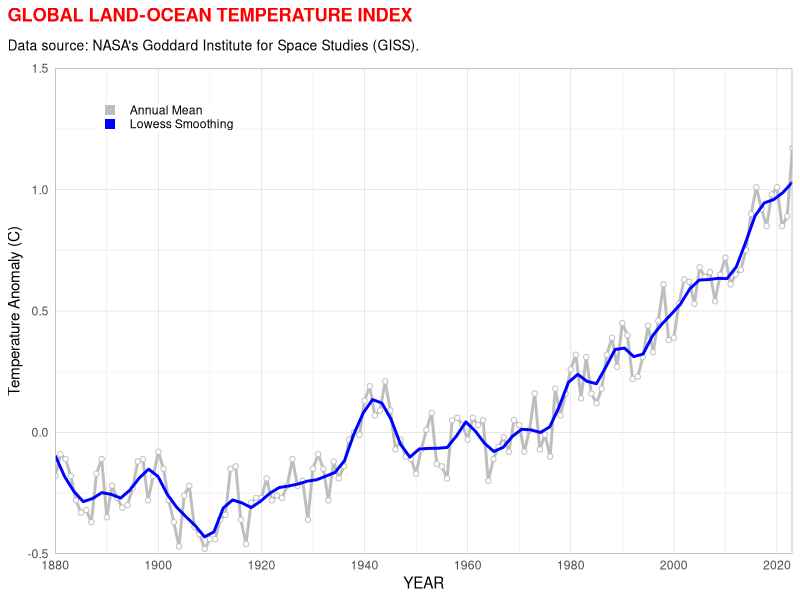

Write R code to recreate this figure. (Note: this script raises an error after producing the figure.)
# clear workspace
rm(list=ls())


# load libraries
library(tidyverse)
library(ggplot2)
library(ggthemes)


# load temperature csv file and skip the first row
df <- read_csv("Data/Climate Visual/GLB.Ts+dSST.csv", skip = 1, na = "***")

# select only annual average temperature 
df_selected <- df %>% select(Year, `J-D`) %>%
                      rename(Avg_Temp = `J-D`) %>%
                      drop_na()

# plot a line chart 
plot <- df_selected %>% # set Year as the x-axis and Avg_Temp as the y-axis
                        ggplot(aes(x = Year, y = Avg_Temp)) +
                        # add a line graph to the plot 
                        # set the color to a named category 1 for reference in the legend 
                        # show.legend = FALSE -> not show this element's legend 
                        geom_line(aes(color = "1"), size = 1, show.legend = FALSE) +
                        # add points with a white fill over the line graph 
                        # set the points to the color category 1
                        geom_point(fill = "white", aes(color = "1"), shape = 21, show.legend = TRUE) +
                        # add a LOESS smoothed line to help visualize the trend, with no standard error band (se = FALSE)
                        # assign it to color category 2
                        # set the smoothing parameter (span) to be 0.1 for a close fit
                        geom_smooth(aes(color = "2"), se = FALSE, method = "loess", size = 1, span = 0.1, show.legend = FALSE) +
                        # set the x-axis breaks every 20 years from 1880 to 2023
                        scale_x_continuous(breaks = seq(1880, 2023, 20), expand = c(0, 0)) +
                        # set the y-axis limit from -0.5 to 1.5    
                        scale_y_continuous(limits = c(-0.5, 1.5), expand = c(0, 0)) +
                        # manually define color scales
                        # name = NULL -> no title will be displayed for the color legend
                        # breaks = c(1, 2) -> two categories to link the aesthetic specifications with the legend
                        # values = c("gray", "blue") -> map colors to the breaks specified
                        # labels -> provide text for the legend, enhancing the meaning of the breaks
                        # guide -> customise the appearance of the legend symbols
                        scale_color_manual(name = NULL,
                                           breaks = c(1, 2),
                                           values = c("gray", "blue"),
                                           labels = c("Annual Mean", "Lowess Smoothing"),
                                           guide = guide_legend(override.aes = list(shape = 15, size = 3))) +
                        # set labels for axes and add a title and subtitle  
                        labs(x = "YEAR", 
                             y = "Temperature Anomaly (C)",
                             title = "GLOBAL LAND-OCEAN TEMPERATURE INDEX",
                             subtitle = "Data source: NASA's Goddard Institute for Space Studies (GISS)."#,
                             #caption = "Source:"
                             ) +
                        theme_light() +
                        # further customise specific aspects of the plot's theme
                        theme(# remove the tick marks from both the x-axis and y-axis
                              axis.ticks = element_blank(),
                              # set the position of the plot title 
                              # position the title within the plotting area, rather than outside or on top of the plotting margins
                              plot.title.position = "plot",
                              # add a margin below the title (10 points) to provide visual separation from the plot elements
                              # set the title color to red and make the title bold
                              plot.title = element_text(margin = margin(b = 10), color = "red", face = "bold"),
                              # specify the font size of the subtitle 
                              # add a margin below the subtitle
                              plot.subtitle = element_text(size = 10, margin = margin(b = 10)),
                              # specify the position of the legend within the plot
                              legend.position = c(0.15, 0.9),
                              # set the font size of the legend title to 0, effectively hiding it
                              legend.title = element_text(size = 0),
                              # specify the height of the keys (symbols) in the legend 
                              legend.key.height = unit(10, "pt"),
                              # eliminate any extra space around the legend
                              legend.margin = margin(0, 0, 0, 0))
                        
                    

plot


ggsave("Outputs/Climate Visual/Temperature_Index.png", width = 6, height = 4)